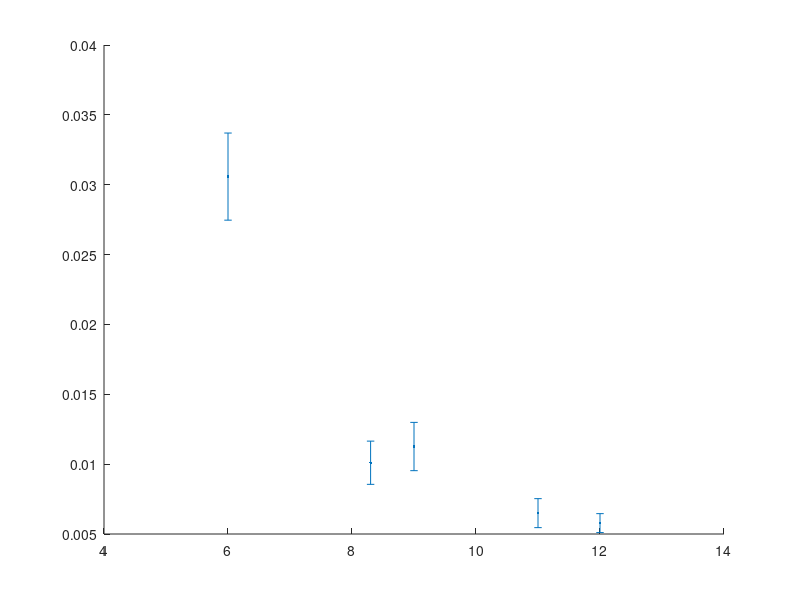

This chart was generated by the following MATLAB code: (Note: this script raises an error after producing the figure.)
figure(1);
hold on;




NVNum6 = [17, 16, 21, 22, 12];
T26 = [99, 154, 88.8, 173, 32.7];
T2_Err6 = 2*[7.41, 12, 6.66, 10, 1.65];
depth6 = [8.3, 11, 9, 12, 6];
depth_Err6 = [0.4, 0.5, .05, 10.4];

rates6 = 1./T26;

rates_Err6 = 0.5*abs(1./(T26 + T2_Err6) - 1./(T26 - T2_Err6));

errorbar(depth6, rates6, rates_Err6,'.', 'MarkerSize', 20, 'Color', [0, 0.8, 1.0])

NVNum8 = [1, 2, 4, 9];
T28 = [141, 32.2, 78, 9.89];
T2_Err8 = 2*[14.8, 1.7, 6.52, .765];
depth8 = [5.9, 2.8, 5.1, 2.6];

rates8 = 1./T28;
rates_Err8 = 0.5*abs(1./(T28 + T2_Err8) - 1./(T28 - T2_Err8));

errorbar(depth8, rates8, rates_Err8, '.y', 'MarkerSize', 20);
% [h, icons, plots, legendLabels] = legend();
% legendLabels = [legendLabels, 'Sample 00106', 'Sample 00108'];
% 
% legend(legendLabels);
